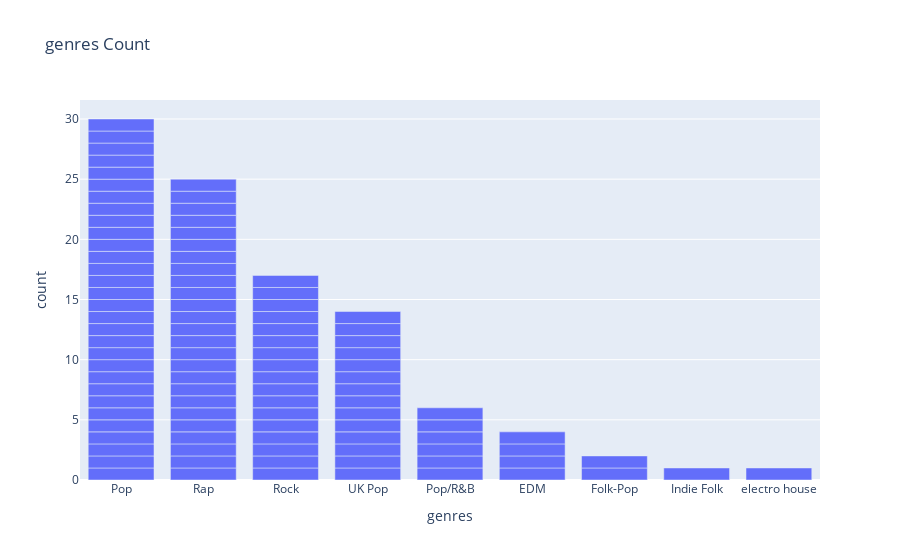

Notebook cell for this chart:
### Markdown cell above
#Data visualization

### Code cell
sorted_counts = df["genres"].value_counts().sort_values(ascending=False)
sorted_genres = sorted_counts.index.tolist()

fig = px.bar(df, x="genres", title="genres Count",
             category_orders={"genres": sorted_genres})
fig.show()

### Figure 1 — Plotly figure (JSON) as saved in the notebook; plotly's stock layout.template omitted (floating-point values rounded to 4 significant figures)
{"data": [{"alignmentgroup": "True", "hovertemplate": "genres=%{x}<br>count=%{y}<extra></extra>", "legendgroup": "", "marker": {"color": "#636efa", "pattern": {"shape": ""}}, "name": "", "offsetgroup": "", "orientation": "v", "showlegend": false, "textposition": "auto", "type": "bar", "x": ["EDM", "EDM", "EDM", "EDM", "Pop", "Pop", "Pop", "Pop", "Pop", "Pop", "Pop", "Pop", "Pop", "Pop", "Pop", "Pop", "Pop", "Pop", "Pop", "Pop", "Pop", "Pop", "Pop", "Pop", "Pop", "Pop", "Pop", "Pop", "Pop", "Pop", "Pop", "Pop", "Pop", "Pop", "Rap", "Rap", "Rap", "Rap", "Rap", "Rap", "Rap", "Rap", "Rap", "Rap", "Rap", "Rap", "Rap", "Rap", "Rap", "Rap", "Rap", "Rap", "Rap", "Rap", "Rap", "Rap", "Rap", "Rap", "Rap", "Rock", "Rock", "Rock", "Rock", "Rock", "Rock", "Rock", "Rock", "Rock", "Rock", "Rock", "Rock", "Rock", "Rock", "Rock", "Rock", "Rock", "UK Pop", "UK Pop", "UK Pop", "UK Pop", "UK Pop", "UK Pop", "UK Pop", "UK Pop", "UK Pop", "UK Pop", "UK Pop", "UK Pop", "UK Pop", "UK Pop", "Pop/R&B", "Pop/R&B", "Pop/R&B", "Pop/R&B", "Pop/R&B", "Pop/R&B", "Folk-Pop", "Folk-Pop", "Indie Folk", "electro house"], "xaxis": "x", "y": [1, 1, 1, 1, 1, 1, 1, 1, 1, 1, 1, 1, 1, 1, 1, 1, 1, 1, 1, 1, 1, 1, 1, 1, 1, 1, 1, 1, 1, 1, 1, 1, 1, 1, 1, 1, 1, 1, 1, 1, 1, 1, 1, 1, 1, 1, 1, 1, 1, 1, 1, 1, 1, 1, 1, 1, 1, 1, 1, 1, 1, 1, 1, 1, 1, 1, 1, 1, 1, 1, 1, 1, 1, 1, 1, 1, 1, 1, 1, 1, 1, 1, 1, 1, 1, 1, 1, 1, 1, 1, 1, 1, 1, 1, 1, 1, 1, 1, 1, 1], "yaxis": "y"}], "layout": {"barmode": "relative", "legend": {"tracegroupgap": 0}, "title": {"text": "genres Count"}, "xaxis": {"anchor": "y", "categoryarray": ["Pop", "Rap", "Rock", "UK Pop", "Pop/R&B", "EDM", "Folk-Pop", "Indie Folk", "electro house"], "categoryorder": "array", "domain": [0, 1], "title": {"text": "genres"}}, "yaxis": {"anchor": "x", "domain": [0, 1], "title": {"text": "count"}}}}
